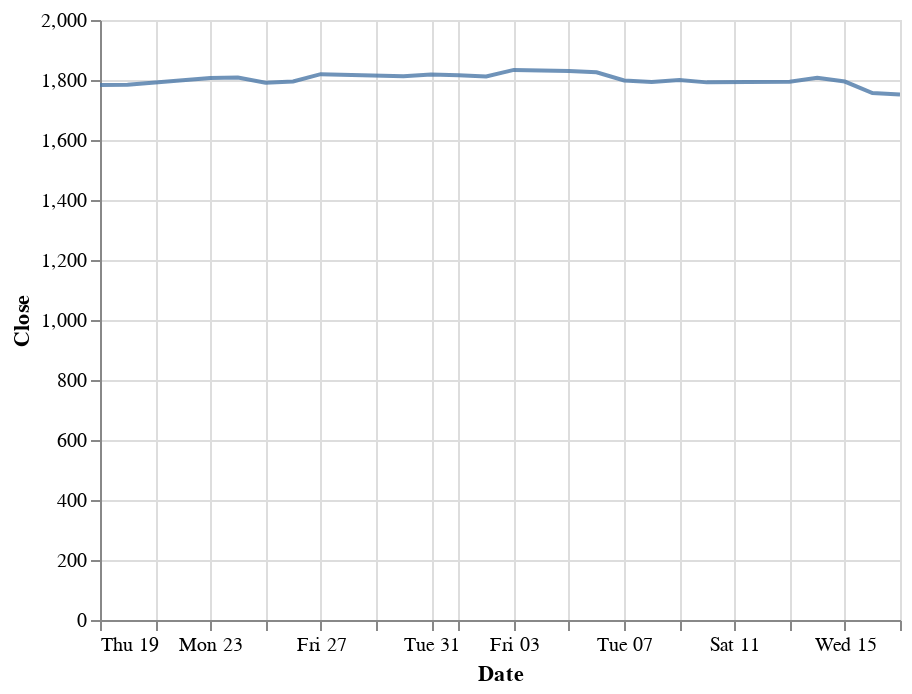

The cell this chart's notebook holds for it:
### Code cell
chart =(
    alt.Chart(gold)
    .mark_line(opacity=0.8,clip=True)
    .encode(
        x="Date:T",
        y=alt.Y("Close:Q",stack=None)
    )
)
chart

### Figure 1 — Vega-Lite specification as saved in the notebook (floating-point values rounded to 4 significant figures)
{"config": {"view": {"continuousWidth": 400, "continuousHeight": 300}}, "data": {"name": "data-ad7b4987dbf587d168436152973ec8cb"}, "mark": {"type": "line", "clip": true, "opacity": 0.8}, "encoding": {"x": {"type": "temporal", "field": "Date"}, "y": {"type": "quantitative", "field": "Close", "stack": null}}, "$schema": "https://vega.github.io/schema/vega-lite/v4.8.1.json", "datasets": {"data-ad7b4987dbf587d168436152973ec8cb": [{"Date": "2021/08/19", "Open": 1790.0, "High": 1795.0, "Low": 1775.0, "Close": 1783.0, "Volume": 151245, "Currency": "USD"}, {"Date": "2021/08/20", "Open": 1783.0, "High": 1791.0, "Low": 1780.0, "Close": 1784.0, "Volume": 107966, "Currency": "USD"}, {"Date": "2021/08/23", "Open": 1781.0, "High": 1809.0, "Low": 1778.0, "Close": 1806.0, "Volume": 156318, "Currency": "USD"}, {"Date": "2021/08/24", "Open": 1808.0, "High": 1812.0, "Low": 1803.0, "Close": 1808.0, "Volume": 114785, "Currency": "USD"}, {"Date": "2021/08/25", "Open": 1805.0, "High": 1805.0, "Low": 1784.0, "Close": 1791.0, "Volume": 163463, "Currency": "USD"}, {"Date": "2021/08/26", "Open": 1793.0, "High": 1800.0, "Low": 1781.0, "Close": 1795.0, "Volume": 134534, "Currency": "USD"}, {"Date": "2021/08/27", "Open": 1795.0, "High": 1822.0, "Low": 1785.0, "Close": 1820.0, "Volume": 203642, "Currency": "USD"}, {"Date": "2021/08/30", "Open": 1822.0, "High": 1826.0, "Low": 1810.0, "Close": 1812.0, "Volume": 104875, "Currency": "USD"}, {"Date": "2021/08/31", "Open": 1812.0, "High": 1822.0, "Low": 1803.0, "Close": 1818.0, "Volume": 170387, "Currency": "USD"}, {"Date": "2021/09/01", "Open": 1817.0, "High": 1823.0, "Low": 1811.0, "Close": 1816.0, "Volume": 140116, "Currency": "USD"}, {"Date": "2021/09/02", "Open": 1816.0, "High": 1820.0, "Low": 1806.0, "Close": 1812.0, "Volume": 113025, "Currency": "USD"}, {"Date": "2021/09/03", "Open": 1812.0, "High": 1837.0, "Low": 1811.0, "Close": 1834.0, "Volume": 184984, "Currency": "USD"}, {"Date": "2021/09/05", "Open": 1832.0, "High": 1832.0, "Low": 1830.0, "Close": 1830.0, "Volume": 0, "Currency": "USD"}, {"Date": "2021/09/06", "Open": 1830.0, "High": 1831.0, "Low": 1824.0, "Close": 1826.0, "Volume": 0, "Currency": "USD"}, {"Date": "2021/09/07", "Open": 1834.0, "High": 1834.0, "Low": 1794.0, "Close": 1798.0, "Volume": 252475, "Currency": "USD"}, {"Date": "2021/09/08", "Open": 1796.0, "High": 1804.0, "Low": 1783.0, "Close": 1794.0, "Volume": 161258, "Currency": "USD"}, {"Date": "2021/09/09", "Open": 1791.0, "High": 1803.0, "Low": 1785.0, "Close": 1800.0, "Volume": 154126, "Currency": "USD"}, {"Date": "2021/09/10", "Open": 1796.0, "High": 1806.0, "Low": 1788.0, "Close": 1792.0, "Volume": 136246, "Currency": "USD"}, {"Date": "2021/09/13", "Open": 1790.0, "High": 1800.0, "Low": 1784.0, "Close": 1794.0, "Volume": 114310, "Currency": "USD"}, {"Date": "2021/09/14", "Open": 1795.0, "High": 1811.0, "Low": 1781.0, "Close": 1807.0, "Volume": 197954, "Currency": "USD"}, {"Date": "2021/09/15", "Open": 1807.0, "High": 1808.0, "Low": 1792.0, "Close": 1795.0, "Volume": 139297, "Currency": "USD"}, {"Date": "2021/09/16", "Open": 1796.0, "High": 1797.0, "Low": 1746.0, "Close": 1757.0, "Volume": 255267, "Currency": "USD"}, {"Date": "2021/09/17", "Open": 1755.0, "High": 1768.0, "Low": 1747.0, "Close": 1751.0, "Volume": 0, "Currency": "USD"}]}}
